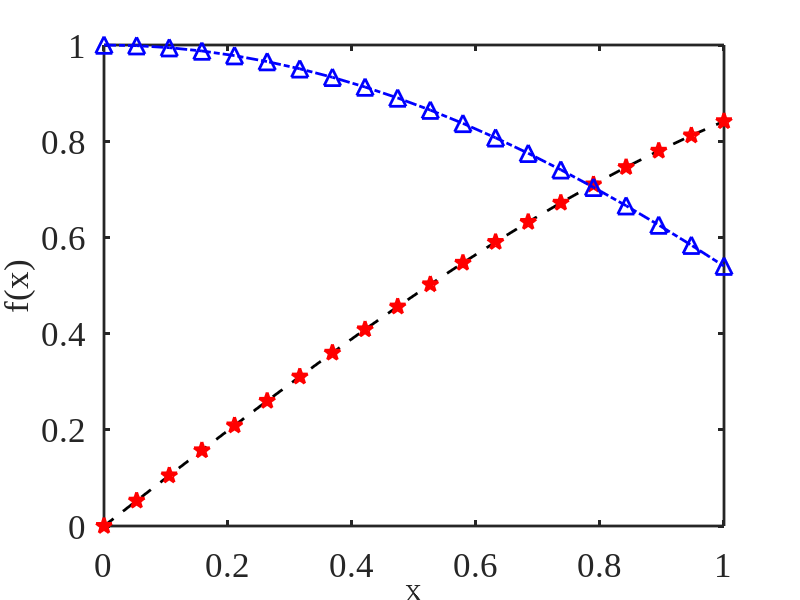

This chart was generated by the following MATLAB code: (Note: this script raises an error after producing the figure.)
 
%%% 清除;
clear; clc; close all;

%%% 'on': 图像及时显示; 'off': 取消及时显示;
set(0, 'DefaultFigureVisible', 'on');

%%% 创建文件夹存储图像;
if exist('Figures/') == 0
    mkdir('Figures/');
end

XDiv = linspace(0, 1, 20);

%%% 基本设置;
figure('Name', 'Draw Requirements', 'NumberTitle', 'off', 'Position', [400,0,800,800]);
set(gca, 'LineWidth', 2, 'FontName', 'Times New Roman', 'FontSize', 25);
hold on;
box on;
axis tight;

%%% 画图;
f1 = plot(XDiv, sin(XDiv), '--kp', 'LineWidth', 2, 'MarkerSize', 12,...
    'MarkerFaceColor', 'r', 'MarkerEdgeColor', 'r');
f2 = plot(XDiv, cos(XDiv), '-.b^', 'LineWidth', 2, 'MarkerSize', 12,...
    'MarkerFaceColor', 'none', 'MarkerEdgeColor', 'b');

%%% 坐标轴显示;
xlabel('x', 'FontName', 'Times New Roman', 'FontSize', 25);
ylabel('f(x)', 'FontName', 'Times New Roman', 'FontSize', 25);

%%% 手动设置图例; 通过句柄可以选择哪些显示;
legend([f1,f2], {'sin(x)', 'cos(x)'}, 'Location',[0.50,0.25,0.50,0.10],...
	 'FontName', 'Times New Roman', 'FontSize', 20);
legend('boxoff');

%%% 设置注释;
annotation('arrow', [0.74,0.74], [0.80,0.72]);
annotation('textbox', [0.64,0.66,0.2,0.2], 'String', 'Intersection',...
    'FontSize', 25, 'FontName', 'Times New Roman',...
    'FitBoxToText', 'off', 'EdgeColor', 'none', 'Color', [0,0,0]);

%%% 图名设置;
FigName = 'Figures/Example';

%%% 保存图片, 请自行选择图片格式;
saveas(gcf, FigName, 'psc2'); % svg, psc2, pdf;

